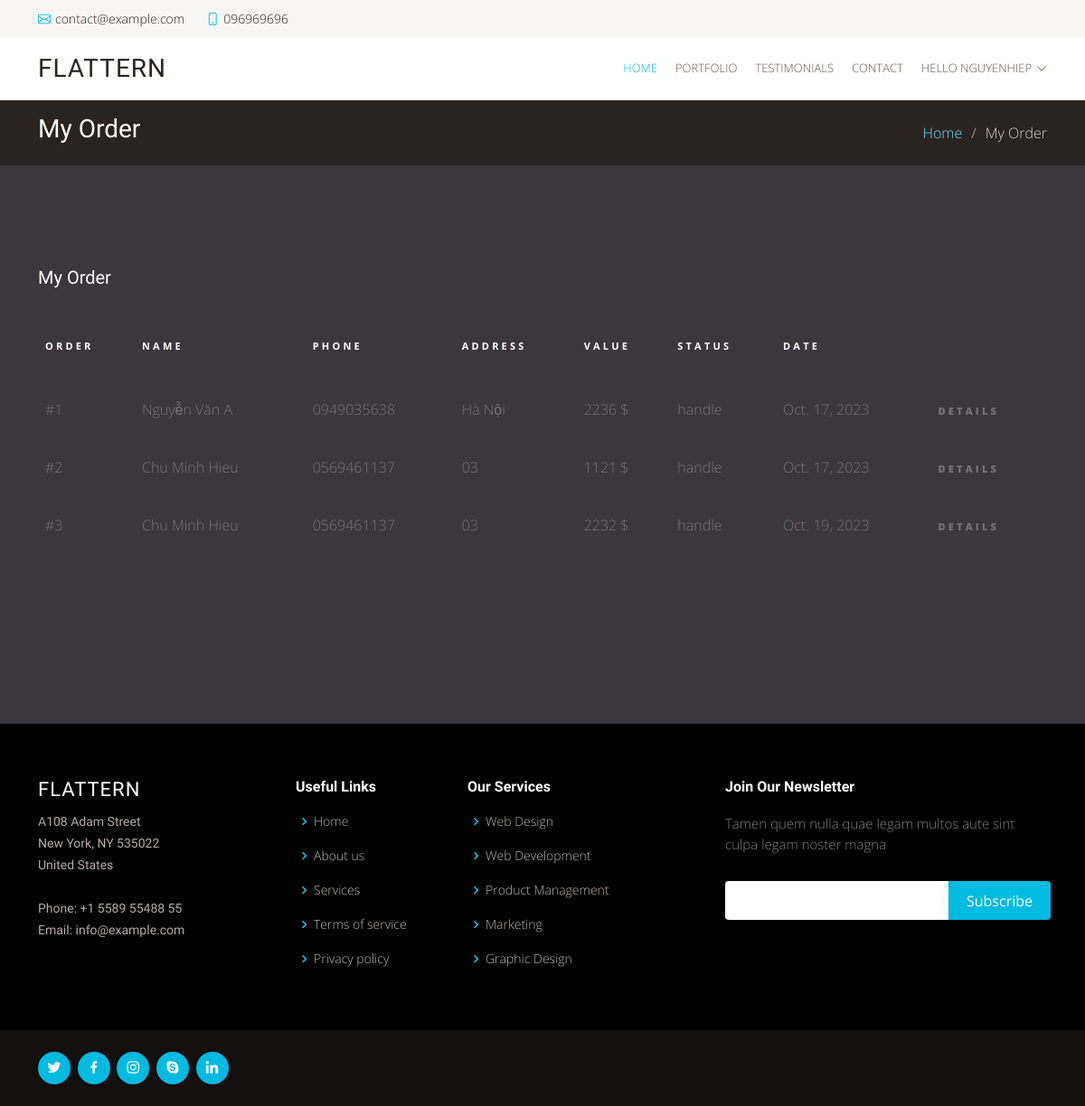
Page /order/ (signed in) on the earlier database version.
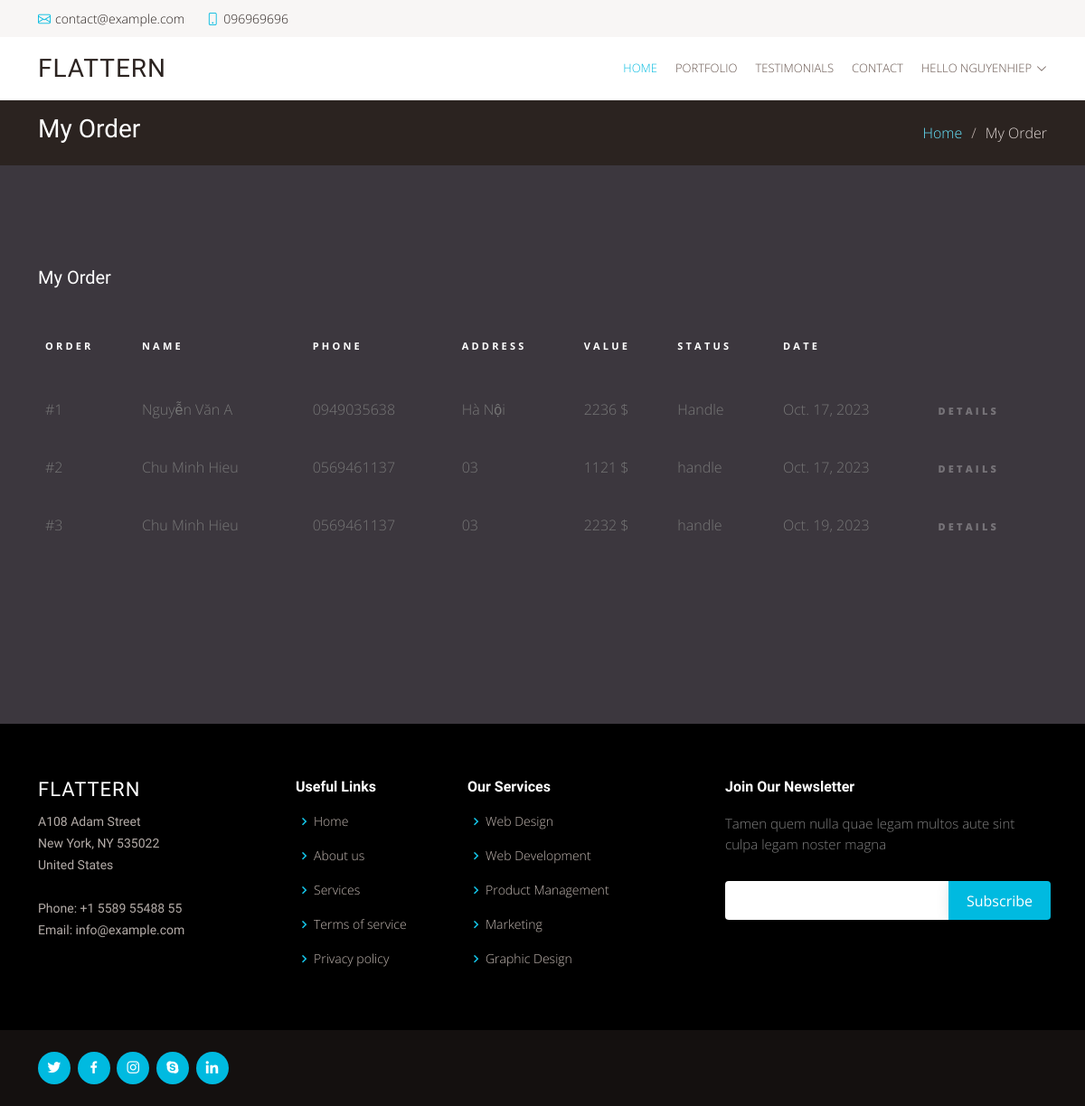
Same page on the later database version.
### application/models.py (models this page shows, shortened)
class Order(models.Model):
    id_order = models.BigAutoField(primary_key=True)
    user = models.ForeignKey(User, default=None, on_delete=models.CASCADE)
    name = models.CharField(max_length=100, default="")
    phone = models.CharField(max_length=100, default="")
    address = models.CharField(max_length=100, default="")
    value = models.CharField(max_length=100, default="")
    status = models.CharField(max_length=100, default="")
    date = models.DateField(max_length=300)

### application/views.py (the view)
# urls.py: path('order/',views.getOrder,name="getOrder"),
def getOrder(request):
    if not request.user.is_authenticated:
        messages.warning(request,"You need to log in to access")
        return redirect('/auth/login')
    orders = Order.objects.filter(user=request.user)
    return render(request,'order.html',{'orders' : orders })

### templates/order.html (shortened to what this page needs)
{% extends 'base.html' %}
{% block content %}
<section id="breadcrumbs" class="breadcrumbs">
  <div class="container">
    <div class="d-flex justify-content-between align-items-center">
      <h2>My Order</h2>
      <ol>
        <li><a href="/">Home</a></li>
        <li>My Order</li>
      </ol>
    </div>
  </div>
</section>
<div class="content">
    <div class="container">
       <h2 class="mb-5">My Order </h2>
       <div class="table-responsive">
        {% if orders|length > 0 %}
          <table class="table table-striped custom-table">
             <thead>
                <tr>
                   <th scope="col">Order</th>
                   <th scope="col">Name</th>
                   <th scope="col">Phone</th>
                   <th scope="col">Address</th>
                   <th scope="col">Value</th>
                   <th scope="col">Status</th>
                   <th scope="col">Date</th>
                   <th scope="col"></th>
                </tr>
             </thead>
             <tbody>
                {% for order in orders %}
                    <td>#{{order.id_order}}</td>
                    <td>{{order.name}}</td>
                    <td>{{order.phone}}</td>
                    <td>{{order.address}}</td>
                    <td>{{order.value}} $</td>
                    <td class="more">{{order.status}}</td>
                    <td>{{order.date}}</td>
                    <td><a href="{% url 'getOrder' id=order.id_order %}" class="more">Details</a></td>
                {% endfor %}
             </tbody>
          </table>
        {% else %}
        <div style="color : white">You don't have any orders yet </div>
        {% endif %}
       </div>
    </div>
 </div>
{% endblock content %}

Differences in the rows shown:
changed Order "Nguyễn Văn A": status "handle" → "Handle"
